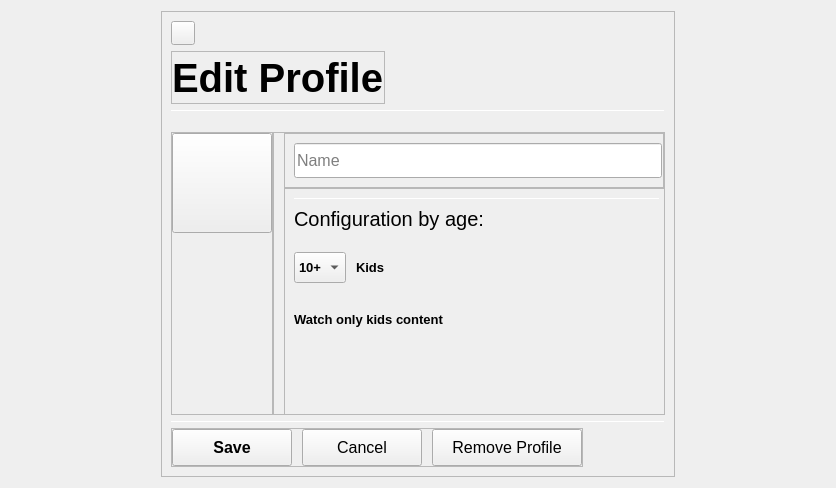
               <widget class="QWidget" name="page_5">
                <layout class="QHBoxLayout" name="horizontalLayout_14">
                 <item>
                  <spacer name="horizontalSpacer_5">
                   <property name="orientation">
                    <enum>Qt::Horizontal</enum>
                   </property>
                   <property name="sizeType">
                    <enum>QSizePolicy::Expanding</enum>
                   </property>
                   <property name="sizeHint" stdset="0">
                    <size>
                     <width>150</width>
                     <height>20</height>
                    </size>
                   </property>
                  </spacer>
                 </item>
                 <item>
                  <widget class="QFrame" name="frame_6">
                   <property name="minimumSize">
                    <size>
                     <width>514</width>
                     <height>446</height>
                    </size>
                   </property>
                   <property name="maximumSize">
                    <size>
                     <width>514</width>
                     <height>466</height>
                    </size>
                   </property>
                   <property name="frameShape">
                    <enum>QFrame::StyledPanel</enum>
                   </property>
                   <property name="frameShadow">
                    <enum>QFrame::Raised</enum>
                   </property>
                   <layout class="QVBoxLayout" name="verticalLayout_20">
                    <item alignment="Qt::AlignLeft|Qt::AlignTop">
                     <widget class="QPushButton" name="btn_go_back_from_edit">
                      <property name="minimumSize">
                       <size>
                        <width>24</width>
                        <height>24</height>
                       </size>
                      </property>
                      <property name="maximumSize">
                       <size>
                        <width>24</width>
                        <height>24</height>
                       </size>
                      </property>
                      <property name="cursor">
                       <cursorShape>PointingHandCursor</cursorShape>
                      </property>
                      <property name="text">
                       <string/>
                      </property>
                      <property name="icon">
                       <iconset>
                        <normaloff>../images/corner-up-left.svg</normaloff>../images/corner-up-left.svg</iconset>
                      </property>
                      <property name="iconSize">
                       <size>
                        <width>24</width>
                        <height>24</height>
                       </size>
                      </property>
                     </widget>
                    </item>
                    <item alignment="Qt::AlignLeft">
                     <widget class="QFrame" name="frame">
                      <property name="minimumSize">
                       <size>
                        <width>207</width>
                        <height>53</height>
                       </size>
                      </property>
                      <property name="frameShape">
                       <enum>QFrame::StyledPanel</enum>
                      </property>
                      <property name="frameShadow">
                       <enum>QFrame::Raised</enum>
                      </property>
                      <layout class="QVBoxLayout" name="verticalLayout_22">
                       <property name="spacing">
                        <number>0</number>
                       </property>
                       <property name="leftMargin">
                        <number>0</number>
                       </property>
                       <property name="topMargin">
                        <number>0</number>
                       </property>
                       <property name="rightMargin">
                        <number>0</number>
                       </property>
                       <property name="bottomMargin">
                        <number>0</number>
                       </property>
                       <item alignment="Qt::AlignLeft">
                        <widget class="QLabel" name="label">
                         <property name="font">
                          <font>
                           <pointsize>30</pointsize>
                           <bold>true</bold>
                          </font>
                         </property>
                         <property name="text">
                          <string>Edit Profile</string>
                         </property>
                        </widget>
                       </item>
                      </layout>
                     </widget>
                    </item>
                    <item>
                     <widget class="Line" name="line">
                      <property name="maximumSize">
                       <size>
                        <width>16777215</width>
                        <height>1</height>
                       </size>
                      </property>
                      <property name="orientation">
                       <enum>Qt::Horizontal</enum>
                      </property>
                     </widget>
                    </item>
                    <item>
                     <widget class="QFrame" name="frm_edit_profile">
                      <layout class="QHBoxLayout" name="horizontalLayout_11">
                       <property name="spacing">
                        <number>0</number>
                       </property>
                       <property name="leftMargin">
                        <number>0</number>
                       </property>
                       <property name="topMargin">
                        <number>15</number>
                       </property>
                       <property name="rightMargin">
                        <number>0</number>
                       </property>
                       <property name="bottomMargin">
                        <number>0</number>
                       </property>
                       <item alignment="Qt::AlignLeft">
                        <widget class="QFrame" name="frame_4">
                         <property name="sizePolicy">
                          <sizepolicy hsizetype="Preferred" vsizetype="Expanding">
                           <horstretch>0</horstretch>
                           <verstretch>0</verstretch>
                          </sizepolicy>
                         </property>
                         <property name="frameShape">
                          <enum>QFrame::StyledPanel</enum>
                         </property>
                         <property name="frameShadow">
                          <enum>QFrame::Raised</enum>
                         </property>
                         <layout class="QVBoxLayout" name="verticalLayout_23">
                          <property name="spacing">
                           <number>0</number>
                          </property>
                          <property name="leftMargin">
                           <number>0</number>
                          </property>
                          <property name="topMargin">
                           <number>0</number>
                          </property>
                          <property name="rightMargin">
                           <number>0</number>
                          </property>
                          <property name="bottomMargin">
                           <number>0</number>
                          </property>
                          <item alignment="Qt::AlignTop">
                           <widget class="QPushButton" name="btn_image_profile_edit">
                            <property name="minimumSize">
                             <size>
                              <width>100</width>
                              <height>100</height>
                             </size>
                            </property>
                            <property name="maximumSize">
                             <size>
                              <width>100</width>
                              <height>100</height>
                             </size>
                            </property>
                            <property name="cursor">
                             <cursorShape>PointingHandCursor</cursorShape>
                            </property>
                            <property name="text">
                             <string/>
                            </property>
                            <property name="icon">
                             <iconset>
                              <normaloff>../images/profile.png</normaloff>../images/profile.png</iconset>
                            </property>
                            <property name="iconSize">
                             <size>
                              <width>100</width>
                              <height>100</height>
                             </size>
                            </property>
                           </widget>
                          </item>
                         </layout>
                        </widget>
                       </item>
                       <item>
                        <widget class="QFrame" name="frm_edit_profile_2">
                         <property name="sizePolicy">
                          <sizepolicy hsizetype="Expanding" vsizetype="Expanding">
                           <horstretch>0</horstretch>
                           <verstretch>0</verstretch>
                          </sizepolicy>
                         </property>
                         <property name="frameShape">
                          <enum>QFrame::StyledPanel</enum>
                         </property>
                         <property name="frameShadow">
                          <enum>QFrame::Raised</enum>
                         </property>
                         <layout class="QVBoxLayout" name="verticalLayout_24">
                          <property name="spacing">
                           <number>0</number>
                          </property>
                          <property name="leftMargin">
                           <number>10</number>
                          </property>
                          <property name="topMargin">
                           <number>0</number>
                          </property>
                          <property name="rightMargin">
                           <number>0</number>
                          </property>
                          <property name="bottomMargin">
                           <number>0</number>
                          </property>
                          <item alignment="Qt::AlignTop">
                           <widget class="QFrame" name="frm_profile_name">
                            <property name="frameShape">
                             <enum>QFrame::StyledPanel</enum>
                            </property>
                            <property name="frameShadow">
                             <enum>QFrame::Raised</enum>
                            </property>
                            <layout class="QVBoxLayout" name="verticalLayout_25">
                             <item>
                              <widget class="QLineEdit" name="txt_profile_name_edit">
                               <property name="minimumSize">
                                <size>
                                 <width>368</width>
                                 <height>35</height>
                                </size>
                               </property>
                               <property name="maximumSize">
                                <size>
                                 <width>368</width>
                                 <height>35</height>
                                </size>
                               </property>
                               <property name="font">
                                <font>
                                 <pointsize>12</pointsize>
                                </font>
                               </property>
                               <property name="maxLength">
                                <number>10</number>
                               </property>
                               <property name="placeholderText">
                                <string>Name</string>
                               </property>
                              </widget>
                             </item>
                            </layout>
                           </widget>
                          </item>
                          <item>
                           <widget class="QFrame" name="frame_2">
                            <property name="sizePolicy">
                             <sizepolicy hsizetype="Preferred" vsizetype="Expanding">
                              <horstretch>0</horstretch>
                              <verstretch>0</verstretch>
                             </sizepolicy>
                            </property>
                            <property name="minimumSize">
                             <size>
                              <width>386</width>
                              <height>262</height>
                             </size>
                            </property>
                            <property name="frameShape">
                             <enum>QFrame::StyledPanel</enum>
                            </property>
                            <property name="frameShadow">
                             <enum>QFrame::Raised</enum>
                            </property>
                            <layout class="QVBoxLayout" name="verticalLayout_26">
                             <item>
                              <widget class="Line" name="line_3">
                               <property name="maximumSize">
                                <size>
                                 <width>16777215</width>
                                 <height>1</height>
                                </size>
                               </property>
                               <property name="orientation">
                                <enum>Qt::Horizontal</enum>
                               </property>
                              </widget>
                             </item>
                             <item alignment="Qt::AlignTop">
                              <widget class="QLabel" name="lbl_configuration_by_age">
                               <property name="minimumSize">
                                <size>
                                 <width>368</width>
                                 <height>27</height>
                                </size>
                               </property>
                               <property name="font">
                                <font>
                                 <pointsize>15</pointsize>
                                </font>
                               </property>
                               <property name="text">
                                <string>Configuration by age:</string>
                               </property>
                              </widget>
                             </item>
                             <item alignment="Qt::AlignLeft|Qt::AlignTop">
                              <widget class="QFrame" name="frm_category">
                               <property name="sizePolicy">
                                <sizepolicy hsizetype="Expanding" vsizetype="Expanding">
                                 <horstretch>0</horstretch>
                                 <verstretch>0</verstretch>
                                </sizepolicy>
                               </property>
                               <property name="minimumSize">
                                <size>
                                 <width>112</width>
                                 <height>31</height>
                                </size>
                               </property>
                               <layout class="QHBoxLayout" name="horizontalLayout_15">
                                <property name="spacing">
                                 <number>10</number>
                                </property>
                                <property name="leftMargin">
                                 <number>0</number>
                                </property>
                                <property name="topMargin">
                                 <number>0</number>
                                </property>
                                <property name="rightMargin">
                                 <number>0</number>
                                </property>
                                <property name="bottomMargin">
                                 <number>0</number>
                                </property>
                                <item>
                                 <widget class="QComboBox" name="cbx_category">
                                  <property name="minimumSize">
                                   <size>
                                    <width>51</width>
                                    <height>31</height>
                                   </size>
                                  </property>
                                  <property name="maximumSize">
                                   <size>
                                    <width>100</width>
                                    <height>40</height>
                                   </size>
                                  </property>
                                  <property name="font">
                                   <font>
                                    <pointsize>10</pointsize>
                                    <bold>true</bold>
                                   </font>
                                  </property>
                                  <item>
                                   <property name="text">
                                    <string>10+</string>
                                   </property>
                                  </item>
                                  <item>
                                   <property name="text">
                                    <string>18+</string>
                                   </property>
                                  </item>
                                 </widget>
                                </item>
                                <item>
                                 <widget class="QLabel" name="lbl_profile_public">
                                  <property name="minimumSize">
                                   <size>
                                    <width>51</width>
                                    <height>31</height>
                                   </size>
                                  </property>
                                  <property name="maximumSize">
                                   <size>
                                    <width>100</width>
                                    <height>40</height>
                                   </size>
                                  </property>
                                  <property name="font">
                                   <font>
                                    <pointsize>10</pointsize>
                                    <bold>true</bold>
                                   </font>
                                  </property>
                                  <property name="text">
                                   <string>Kids</string>
                                  </property>
                                 </widget>
                                </item>
                               </layout>
                              </widget>
                             </item>
                             <item>
                              <widget class="QLabel" name="lbl_watch_public">
                               <property name="minimumSize">
                                <size>
                                 <width>368</width>
                                 <height>40</height>
                                </size>
                               </property>
                               <property name="font">
                                <font>
                                 <pointsize>10</pointsize>
                                 <bold>true</bold>
                                </font>
                               </property>
                               <property name="text">
                                <string>Watch only kids content</string>
                               </property>
                              </widget>
                             </item>
                             <item>
                              <spacer name="verticalSpacer_3">
                               <property name="orientation">
                                <enum>Qt::Vertical</enum>
                               </property>
                               <property name="sizeType">
                                <enum>QSizePolicy::Fixed</enum>
                               </property>
                               <property name="sizeHint" stdset="0">
                                <size>
                                 <width>20</width>
                                 <height>100</height>
                                </size>
                               </property>
                              </spacer>
                             </item>
                            </layout>
                           </widget>
                          </item>
                         </layout>
                        </widget>
                       </item>
                      </layout>
                     </widget>
                    </item>
                    <item>
                     <widget class="Line" name="line_2">
                      <property name="maximumSize">
                       <size>
                        <width>16777215</width>
                        <height>1</height>
                       </size>
                      </property>
                      <property name="orientation">
                       <enum>Qt::Horizontal</enum>
                      </property>
                     </widget>
                    </item>
                    <item alignment="Qt::AlignLeft|Qt::AlignBottom">
                     <widget class="QFrame" name="frm_edit_profile_buttons">
                      <property name="minimumSize">
                       <size>
                        <width>412</width>
                        <height>39</height>
                       </size>
                      </property>
                      <property name="frameShape">
                       <enum>QFrame::StyledPanel</enum>
                      </property>
                      <property name="frameShadow">
                       <enum>QFrame::Raised</enum>
                      </property>
                      <layout class="QHBoxLayout" name="horizontalLayout_13">
                       <property name="spacing">
                        <number>0</number>
                       </property>
                       <property name="leftMargin">
                        <number>0</number>
                       </property>
                       <property name="topMargin">
                        <number>0</number>
                       </property>
                       <property name="rightMargin">
                        <number>0</number>
                       </property>
                       <property name="bottomMargin">
                        <number>0</number>
                       </property>
                       <item>
                        <layout class="QHBoxLayout" name="horizontalLayout_12">
                         <property name="spacing">
                          <number>10</number>
                         </property>
                         <item>
                          <widget class="QPushButton" name="btn_save_edit_profile">
                           <property name="minimumSize">
                            <size>
                             <width>120</width>
                             <height>37</height>
                            </size>
                           </property>
                           <property name="font">
                            <font>
                             <pointsize>12</pointsize>
                             <bold>true</bold>
                            </font>
                           </property>
                           <property name="cursor">
                            <cursorShape>PointingHandCursor</cursorShape>
                           </property>
                           <property name="text">
                            <string>Save</string>
                           </property>
                          </widget>
                         </item>
                         <item>
                          <widget class="QPushButton" name="btn_cancel">
                           <property name="minimumSize">
                            <size>
                             <width>120</width>
                             <height>37</height>
                            </size>
                           </property>
                           <property name="font">
                            <font>
                             <pointsize>12</pointsize>
                            </font>
                           </property>
                           <property name="cursor">
                            <cursorShape>PointingHandCursor</cursorShape>
                           </property>
                           <property name="text">
                            <string>Cancel</string>
                           </property>
                          </widget>
                         </item>
                         <item>
                          <widget class="QPushButton" name="btn_remove_profile">
                           <property name="minimumSize">
                            <size>
                             <width>150</width>
                             <height>37</height>
                            </size>
                           </property>
                           <property name="font">
                            <font>
                             <pointsize>12</pointsize>
                            </font>
                           </property>
                           <property name="cursor">
                            <cursorShape>PointingHandCursor</cursorShape>
                           </property>
                           <property name="text">
                            <string>Remove Profile</string>
                           </property>
                          </widget>
                         </item>
                        </layout>
                       </item>
                      </layout>
                     </widget>
                    </item>
                   </layout>
                  </widget>
                 </item>
                 <item>
                  <spacer name="horizontalSpacer_6">
                   <property name="orientation">
                    <enum>Qt::Horizontal</enum>
                   </property>
                   <property name="sizeType">
                    <enum>QSizePolicy::Expanding</enum>
                   </property>
                   <property name="sizeHint" stdset="0">
                    <size>
                     <width>150</width>
                     <height>20</height>
                    </size>
                   </property>
                  </spacer>
                 </item>
                </layout>
               </widget>
